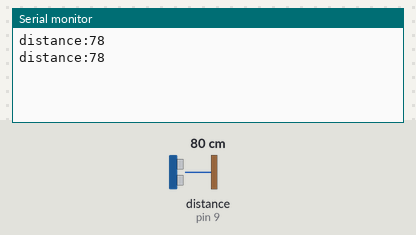
A sketch run on a simulated Arduino Uno, built with avr-gcc and run on an emulated ATmega328P. On the bench: the last lines printed to the serial monitor. Wiring (inferred from the names in the program): ultrasonic range finder: trigger pin 8; echo pin 9. The test bench sets the inputs (shaded band); at power-on: distance to the obstacle (sensor on pin 9) 80 cm. The echo pulse lasts 58.3 µs per cm.

Above: at 1.8 s.
1.9 s: distance to the obstacle (sensor on pin 9) set to 2 cm
At 2.8 s:
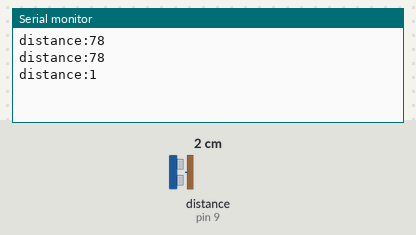
3.4 s: distance to the obstacle (sensor on pin 9) set to 4 cm
At 4.8 s:
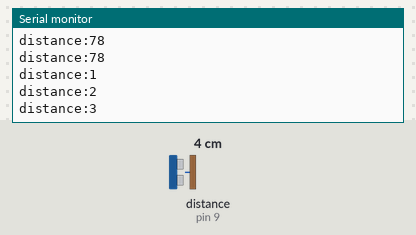
Timing chart, 0 to 6.4 s (numbered marks = the images above; inputs shaded):
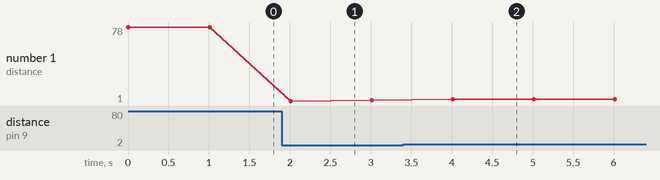

Measured:
- after the input at 1.9 s, the serial monitor: prints a new line after 0.11 s (image 1)
- after the input at 3.4 s, the serial monitor: prints a new line after 0.61 s (image 2)
- plotted number 1: 78 → 2 after the input at 1.9 s, 2 → 3 after the input at 3.4 s

The sketch:

echo_by_me.ino
```cpp
const int pin1=8,pin2=9;
long waqt;
int dis;
 void setup() {
  pinMode(pin1,OUTPUT);
  pinMode(pin2,INPUT);
  Serial.begin(9600);

}

void loop() {

  digitalWrite(pin1,HIGH);

  digitalWrite(pin1,LOW);

  waqt=pulseIn(pin2,HIGH);
  dis=waqt*0.034/2;
  Serial.print("distance:");
  Serial.println(dis);
  delay(1000);
}
```
